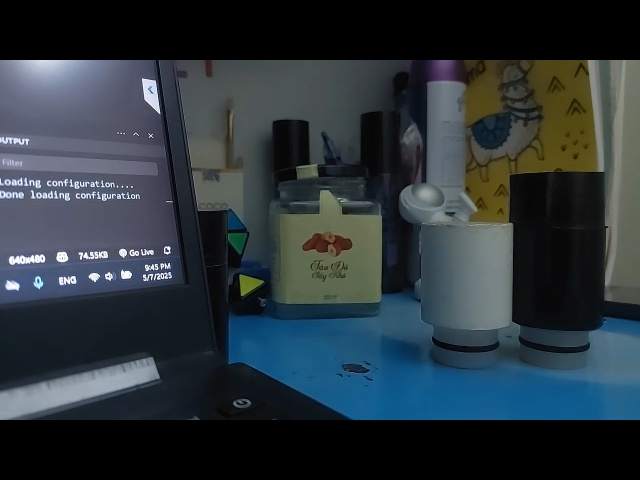
#> input picture images/00010.jpg, 640 x 480 px
$ python -i white_and_black.py   (imports and definitions only)
#> lines starting #> are read from the running program, lines starting #| are printed output that depends on the picture; after the words box and inside, x2 and y2 are one past the last pixel; in counts of white or black regions, pixels touching at a corner belong together
#> further down, picture is the input picture: shape (480, 640, 3); mean B, G, R 59.5, 53.4, 43.6
import numpy as np
import cv2
lower_black = np.array([0, 0, 0])
upper_black = np.array([180, 255, 50])  # dark values
lower_white = np.array([0, 0, 200])
upper_white = np.array([180, 30, 255])  # bright values

def detect_white_and_black(frame):
    hsv = cv2.cvtColor(frame, cv2.COLOR_BGR2HSV)
#> hsv: shape (480, 640, 3); mean H, S, V 69.9, 73.1, 63.2
    masks = [
        (cv2.inRange(hsv, lower_black, upper_black),"Black Object", (0, 0, 0)),
        (cv2.inRange(hsv, lower_white, upper_white), "White Object", (255, 255, 255))
    ]

    for mask, label, color in masks:
        contours, _ = cv2.findContours(mask, cv2.RETR_EXTERNAL, cv2.CHAIN_APPROX_SIMPLE)
        for contour in contours:
            if cv2.contourArea(contour) > 3000:
                x, y, w, h = cv2.boundingRect(contour)
                cv2.rectangle(frame, (x, y), (x + w, y + h), color, 3)  # Draw rectangle
                cv2.putText(frame, label, (x, y - 10), cv2.FONT_HERSHEY_SIMPLEX, 0.5, color, 2)
#> this loop made 2 passes
#> (label, color) on passes 1 to 2: ('Black Object', (0, 0, 0)), ('White Object', (255, 255, 255))
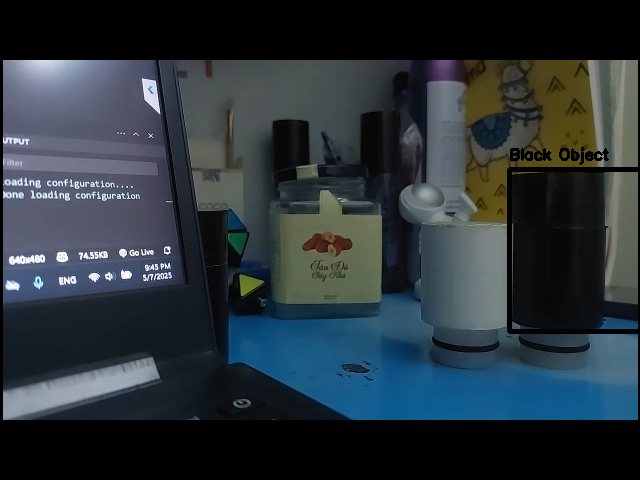
#> frame: shape (480, 640, 3); 1.52% of pixels changed, all inside (x1, y1, x2, y2) = (0, 48, 640, 432)

    return frame

>>> import cv2
>>> picture = cv2.imread('images/00010.jpg')
>>> result = detect_white_and_black(picture)

$ run again, on images/00023.jpg
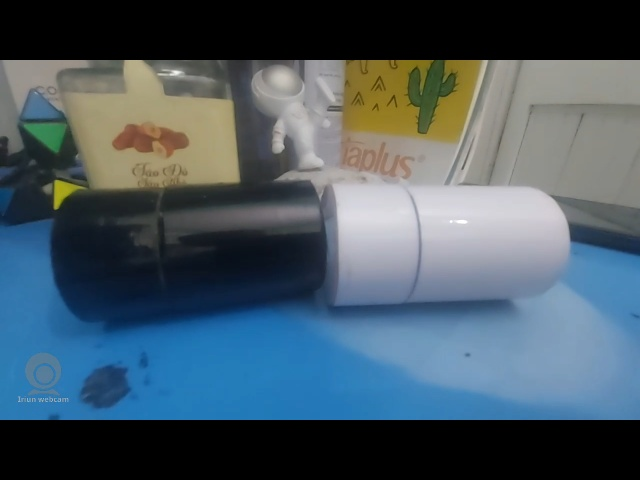
#> input picture images/00023.jpg, 640 x 480 px
#> picture is the input picture: shape (480, 640, 3); mean B, G, R 99.4, 88.9, 72.3
#> hsv: shape (480, 640, 3); mean H, S, V 63.5, 79.7, 106.5
#> the loop in detect_white_and_black, `for mask, label, color in masks:` made 2 passes
#> (label, color) on passes 1 to 2: ('Black Object', (0, 0, 0)), ('White Object', (255, 255, 255))
#> after the loop in detect_white_and_black, `for mask, label, color in masks:`:
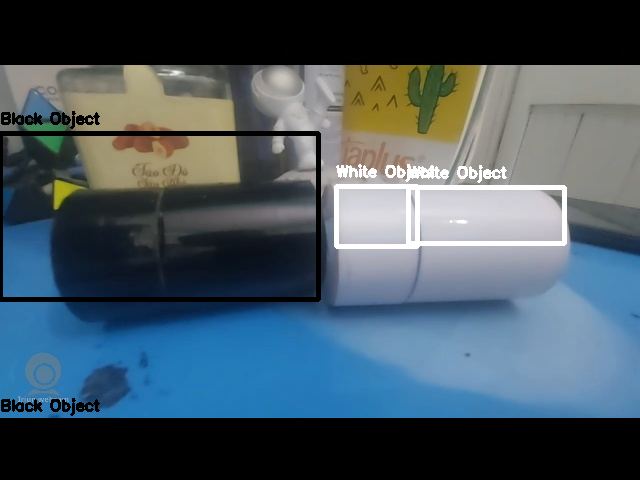
#> frame: shape (480, 640, 3); 5.36% of pixels changed, all inside (x1, y1, x2, y2) = (0, 57, 640, 432)

$ run again, on images/00026.jpg
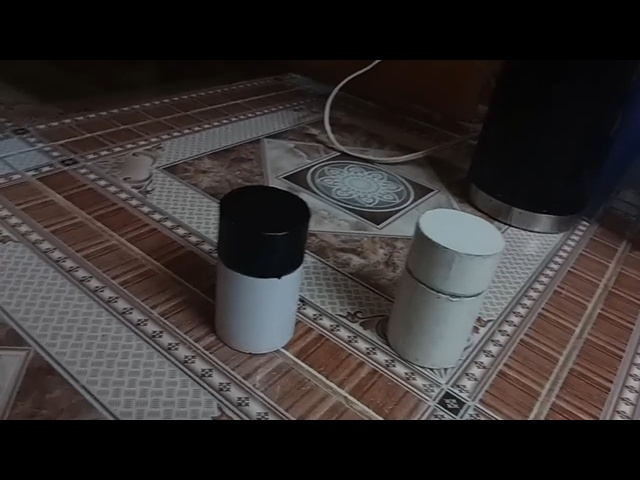
#> input picture images/00026.jpg, 640 x 480 px
#> picture is the input picture: shape (480, 640, 3); mean B, G, R 47.2, 47.9, 52.3
#> hsv: shape (480, 640, 3); mean H, S, V 42.8, 46, 54.3
#> the loop in detect_white_and_black, `for mask, label, color in masks:` made 2 passes
#> (label, color) on passes 1 to 2: ('Black Object', (0, 0, 0)), ('White Object', (255, 255, 255))
#> after the loop in detect_white_and_black, `for mask, label, color in masks:`:
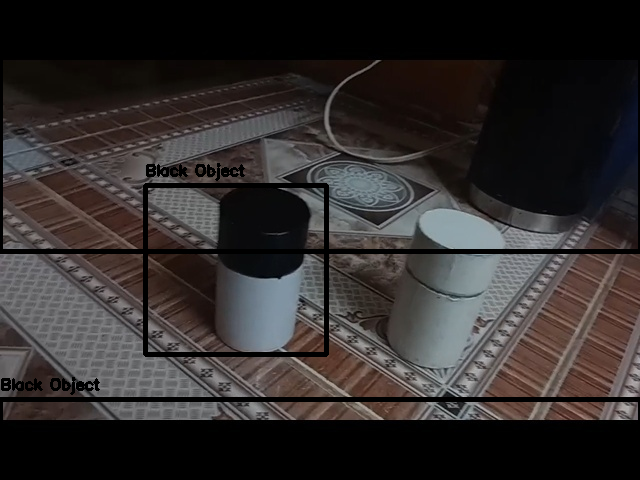
#> frame: shape (480, 640, 3); 4.02% of pixels changed, all inside (x1, y1, x2, y2) = (0, 58, 640, 432)

$ run again, on images/00028.jpg
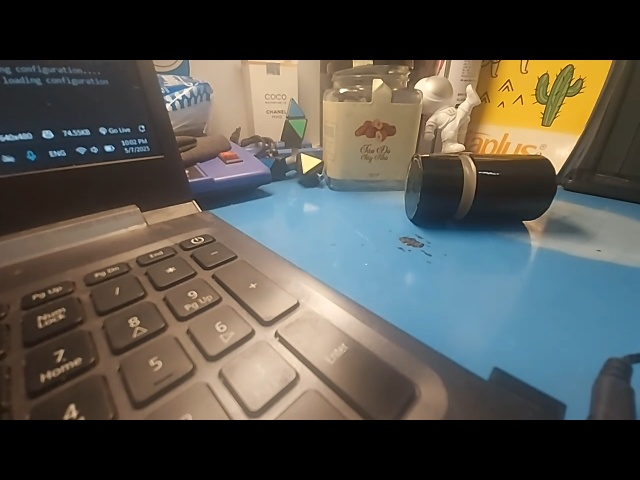
#> input picture images/00028.jpg, 640 x 480 px
#> picture is the input picture: shape (480, 640, 3); mean B, G, R 78.6, 84.8, 86.1
#> hsv: shape (480, 640, 3); mean H, S, V 37.2, 71.4, 100.1
#> the loop in detect_white_and_black, `for mask, label, color in masks:` made 2 passes
#> (label, color) on passes 1 to 2: ('Black Object', (0, 0, 0)), ('White Object', (255, 255, 255))
#> after the loop in detect_white_and_black, `for mask, label, color in masks:`:
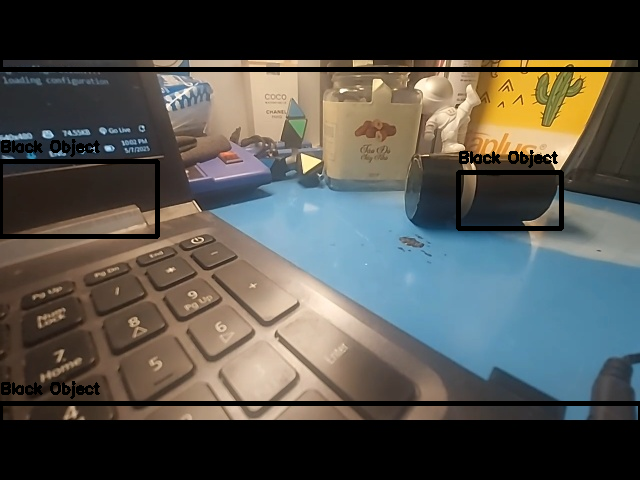
#> frame: shape (480, 640, 3); 4.06% of pixels changed, all inside (x1, y1, x2, y2) = (0, 48, 640, 432)
